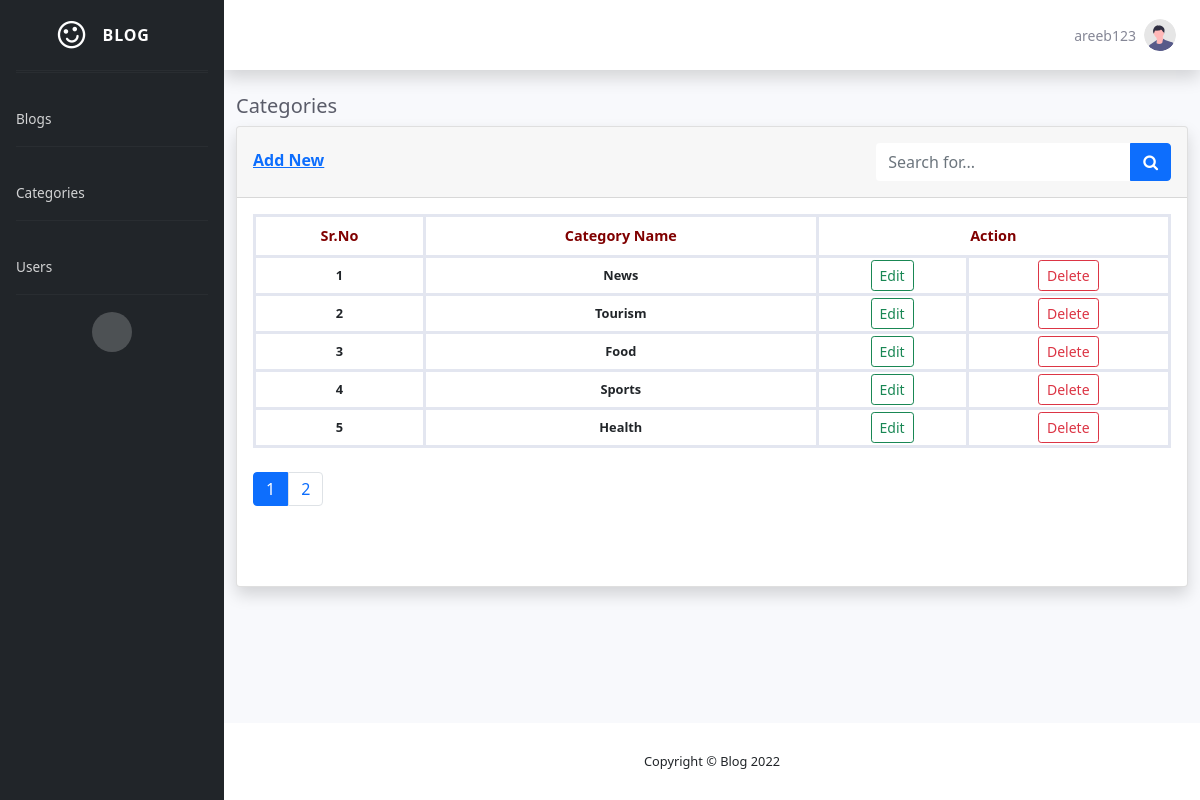
/admin/categories.php (signed in), run on the app's committed database.
### tables this page shows
CREATE TABLE `categories` (
  `category_id` int(11) NOT NULL AUTO_INCREMENT,
  `category_name` varchar(255) NOT NULL,
  PRIMARY KEY (`category_id`)
);

### admin/categories.php (the view, shortened to what this page needs)
<?php include "header.php";
   if (!isset($_GET['page']))
   {
      $page = 1;
   }
   else
   {
      $page = $_GET['page'];
   }
   $limit = 5;
   $offset = ($page - 1) * $limit;
?>
<div class="container-fluid">
   <h5 class="mb-2 text-gray-800">Categories</h5>
   <div class="card shadow">
      <div class="card-header py-3 d-flex justify-content-between">
         <div>
            <a href="add_cat.php">
               <h6 class="font-weight-bold text-primary mt-2">Add New</h6>
            </a>
         </div>
         <div>
            <form class="navbar-search">
               <div class="input-group">
                  <input type="text" class="form-control bg-white border-0 small" placeholder="Search for...">
                  <div class="input-group-append">
                     <button class="btn btn-primary" type="button"> <i class="fa fa-search"></i> </button>
                  </div>
               </div>
            </form>
         </div>
      </div>
      <div class="card-body">
         <div class="table-responsive">
            <table class="table table-bordered" id="dataTable" width="100%" cellspacing="0">
               <thead>
                  <tr>
                     <th>Sr.No</th>
                     <th>Category Name</th>
                     <th colspan="2">Action</th>
                  </tr>
               </thead>
               <tbody>
                  <?php
                     $sql = "SELECT * FROM categories LIMIT $offset, $limit";
                     $query = mysqli_query($config, $sql);
                     $rows = mysqli_num_rows($query);
                     if ($rows)
                     {
                        while ($row = mysqli_fetch_assoc($query))
                        {
                        ?>
                           <tr>
                              <td><?= ++$offset ?></td>
                              <td><?= $row['category_name'] ?></td>
                              <td>
                                 <a href="edit_cat.php?id=<?= $row['category_id'] ?> " class="btn btn-sm btn-outline-success">Edit</a>
                              </td>
                              <td>
                                 <form action="" method="POST" onsubmit="return confirm('Are you sure, You want to delete?') ">
                                    <input type="submit" name="delete_cat" value="Delete"
                                    class="btn btn-sm btn-outline-danger">
                                 </form>
                              </td>
                           </tr>
                        <?php
                        }
                     }
                     else
                     {
                     ?>
                        <tr><th colspan="4">No Record Found</th></tr>
                     <?php
                     }
                  ?>
               </tbody>
            </table>
            <?php
               $pagination = "SELECT * FROM categories";
               $run_q = mysqli_query($config, $pagination);
               $total_post = mysqli_num_rows($run_q);
               $pages = ceil($total_post / $limit);
               if ($total_post > $limit) {
            ?>
               <ul class="pagination pt-2 pb-5">
               <?php for ($i=1; $i <= $pages ; $i++) { ?>
                  <li class="page-item <?=($i == $page)? $active = "active":"";?>">
                     <a href="categories.php?page=<?= $i ?>" class="page-link">
                     <?= $i ?>
                     </a>
                  </li>
                  <?php } ?>
               </ul>
               <?php } ?>
         </div>
      </div>
   </div>
</div>
</div>
<?php
   include "footer.php";
?>

### data on the page
categories: category_name "News"
categories: category_name "Tourism"
categories: category_name "Food"
categories: category_name "Sports"
categories: category_name "Health"

### other printed values
$_SESSION['user_data'][1] "areeb123"
